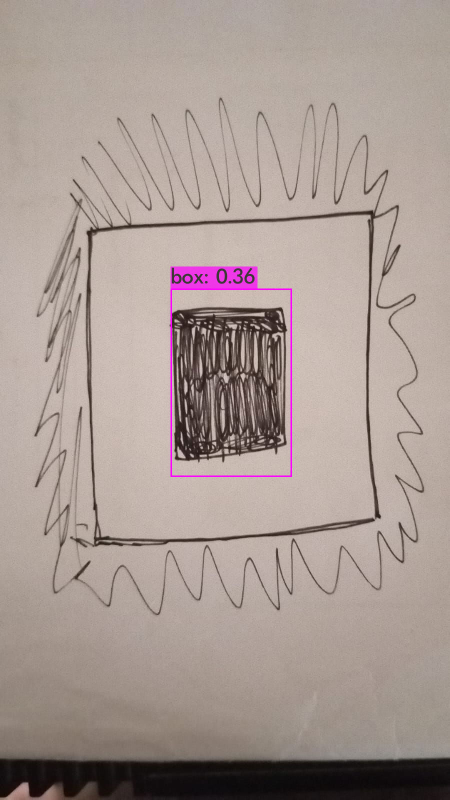
#> input picture predictions.jpg, 899 x 1599 px (shown at 1/2 size)
$ python vtol.py
#> lines starting #> are read from the running program, lines starting #| are printed output that depends on the picture
def imShow(path):
#> called with path = 'predictions.jpg'
	import cv2
	import matplotlib.pyplot as plt


	image=cv2.imread(path)
#> image is the input picture: shape (1599, 899, 3); mean B, G, R 147.7, 153.8, 168.3
	height, width = image.shape[:2]
#> height = 1599; width = 899
	resized_image = cv2.resize(image, (3*width, 3*height), interpolation = cv2.INTER_CUBIC)

	fig= plt.gcf()
	fig.set_size_inches(18, 10)
	plt.axis("off")
	plt.imshow(cv2.cvtColor(resized_image, cv2.COLOR_BGR2RGB))


# run your custom detector with this command (upload an image to your google drive to test, the #thresh flag sets the minimum accuracy required for object detection)
import cv2
import os
os.system("./darknet detector test cfg/obj.data cfg/yolov4-tiny-custom.cfg cfg/yolov4-tiny-custom_best.weights /home/jetson/Downloads/image1.jpeg -thresh 0.3")
imShow('predictions.jpg')
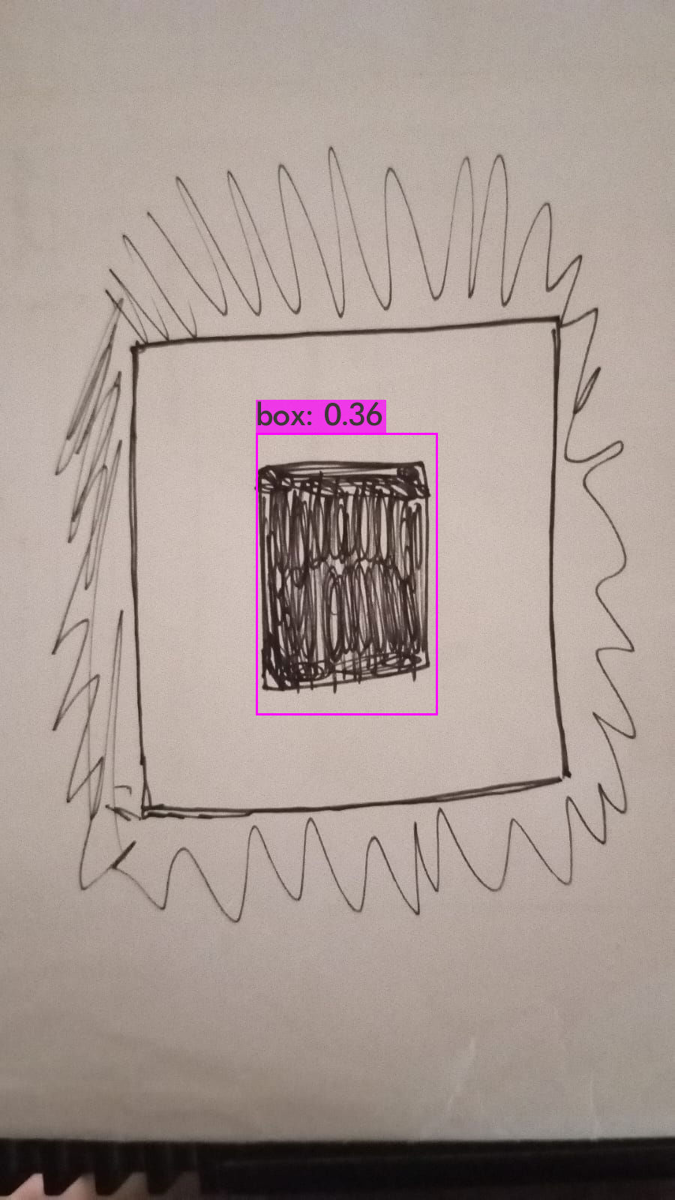
#> shown: shape (4797, 2697, 3) (shown at 1/4 size); mean R, G, B 168.3, 153.9, 147.7
